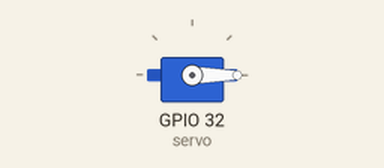
Simulated run of this sketch. Board: ESP32. On the bench: servo. What the sketch prints to the serial monitor is not drawn.

Above: at 0.1 s.
At 6.1 s:
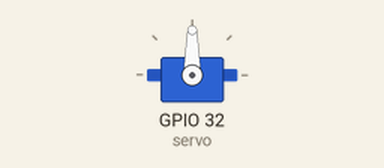
Timing chart, 0 to 21.5 s (numbered marks = the images above):
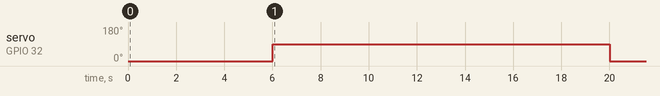

The sketch:

espServo.ino
```cpp
#include <ESP32Servo.h>

bool state = false;
bool state2 = false;

unsigned long currentMillis;
unsigned long startMillis;
Servo servo;

void setup() {
	Serial.begin(9600);
	servo.attach(32);
	startMillis = millis();
	servo.write(0);
}

void loop() {
	// put your main code here, to run repeatedly:
	currentMillis = millis();
	Serial.println(currentMillis);
	if ((currentMillis-startMillis >= 6000) && (state == false)){
		servo.write(90);
		Serial.println("Hello");
		state = true;
	}
	if (currentMillis-startMillis >= 20000 && (state2 == false)){
		Serial.println("World");
		servo.write(0);
		state2 = true;
	}
}
```

Measured:
- by itself, servo on GPIO 32 (servo): 0° → 90° at 6.0 s, → 0° 14.0 s later
